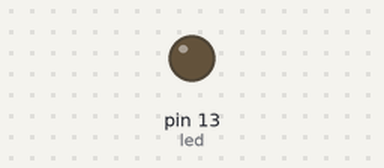
Simulated run of this sketch. Board: Arduino Uno, built with avr-gcc and run on an emulated ATmega328P. On the bench: output pins drawn as LEDs (lit = HIGH).

Above: at 6.4 s.
At 19.2 s:
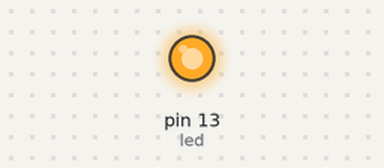
Timing chart, 0 to 33.3 s (numbered marks = the images above):
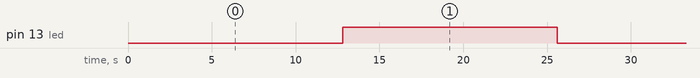

Measured:
- by itself, pin 13 (led): alternates HIGH for 12.8 s and LOW for 12.8 s

The sketch:

sketch_may23a.ino
```cpp
#define led 13
void setup() {
  pinMode(led, OUTPUT);

}

void loop() {
  for(int i=0; i<=255; i++){
    analogWrite(led,i);
    delay(100);

  }
  for(int i=255; i<=0; i--){
    analogWrite(led,i);
    delay(100);

  }

}
```
